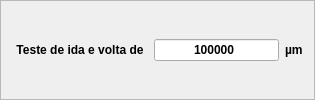
    <widget class="QFrame" name="frame">
     <property name="frameShape">
      <enum>QFrame::StyledPanel</enum>
     </property>
     <property name="frameShadow">
      <enum>QFrame::Raised</enum>
     </property>
     <layout class="QHBoxLayout" name="horizontalLayout_15" stretch="4,0,1">
      <item>
       <widget class="QPushButton" name="pbTesteVaiVolta">
        <property name="font">
         <font>
          <weight>75</weight>
          <bold>true</bold>
         </font>
        </property>
        <property name="text">
         <string>Teste de ida e volta de</string>
        </property>
        <property name="checkable">
         <bool>true</bool>
        </property>
        <property name="flat">
         <bool>true</bool>
        </property>
       </widget>
      </item>
      <item>
       <widget class="QLineEdit" name="leVaiVoltaQtd">
        <property name="font">
         <font>
          <weight>75</weight>
          <bold>true</bold>
         </font>
        </property>
        <property name="inputMethodHints">
         <set>Qt::ImhFormattedNumbersOnly</set>
        </property>
        <property name="inputMask">
         <string>9999999</string>
        </property>
        <property name="text">
         <string>100000</string>
        </property>
        <property name="maxLength">
         <number>7</number>
        </property>
        <property name="alignment">
         <set>Qt::AlignCenter</set>
        </property>
       </widget>
      </item>
      <item>
       <widget class="QLabel" name="label">
        <property name="font">
         <font>
          <weight>75</weight>
          <bold>true</bold>
         </font>
        </property>
        <property name="text">
         <string>µm</string>
        </property>
       </widget>
      </item>
     </layout>
    </widget>
